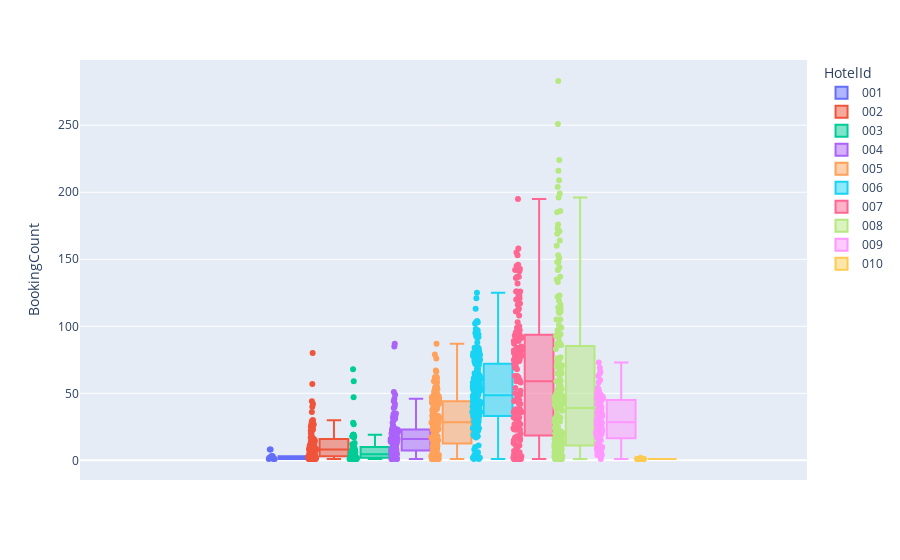

The notebook cell this image was saved under:
### Code cell
import plotly.express as px
fig = px.box(weekly_demand, y="BookingCount", color='HotelId', points='all')
fig.update_traces(quartilemethod="linear")
fig.show()

### Figure 1 — Plotly figure (JSON) as saved in the notebook; plotly's stock layout.template omitted (floating-point values rounded to 4 significant figures; data arrays with more than 128 entries replaced by an {"elided": "..."} marker saying what was removed)
{"data": [{"alignmentgroup": "True", "boxpoints": "all", "hovertemplate": "HotelId=001<br>BookingCount=%{y}<extra></extra>", "legendgroup": "001", "marker": {"color": "#636efa"}, "name": "001", "notched": false, "offsetgroup": "001", "orientation": "v", "quartilemethod": "linear", "showlegend": true, "type": "box", "x0": " ", "xaxis": "x", "y": [2, 1, 3, 1, 8, 8, 3, 2, 3, 1], "y0": " ", "yaxis": "y"}, {"alignmentgroup": "True", "boxpoints": "all", "hovertemplate": "HotelId=002<br>BookingCount=%{y}<extra></extra>", "legendgroup": "002", "marker": {"color": "#EF553B"}, "name": "002", "notched": false, "offsetgroup": "002", "orientation": "v", "quartilemethod": "linear", "showlegend": true, "type": "box", "x0": " ", "xaxis": "x", "y": [4, 8, 10, 42, 14, 15, 9, 4, 9, 3, 5, 2, 5, 3, 3, 2, 2, 3, 3, 3, 3, 9, 6, 11, 17, 23, 57, 27, 5, 5, 3, 1, 3, 7, 2, 5, 4, 10, 2, 1, 1, 1, 4, 10, 8, 2, 17, 8, 16, 29, 11, 27, 30, 44, 80, 16, 9, 9, 5, 10, 7, 8, 8, 9, 2, 1, 4, 1, 11, 1, 1, 8, 6, 3, 1, 2, 10, 17, 11, 14, 13, 13, 1, 22, 22, 20, 15, 27, 25, 40, 22, 26, 30, 26, 27, 20, 13, 6, 2, 36, 1, 2, 1], "y0": " ", "yaxis": "y"}, {"alignmentgroup": "True", "boxpoints": "all", "hovertemplate": "HotelId=003<br>BookingCount=%{y}<extra></extra>", "legendgroup": "003", "marker": {"color": "#00cc96"}, "name": "003", "notched": false, "offsetgroup": "003", "orientation": "v", "quartilemethod": "linear", "showlegend": true, "type": "box", "x0": " ", "xaxis": "x", "y": [47, 7, 19, 10, 8, 10, 7, 8, 3, 18, 2, 5, 7, 4, 12, 13, 19, 19, 18, 68, 59, 28, 18, 27, 17, 7, 2, 4, 3, 1, 3, 6, 1, 2, 1, 3, 5, 2, 1, 3, 8, 4, 10, 6, 6, 2, 7, 5, 1, 10, 5, 1, 2, 2, 3, 2, 1, 1, 1, 1, 3, 1, 2, 1, 1, 1], "y0": " ", "yaxis": "y"}, {"alignmentgroup": "True", "boxpoints": "all", "hovertemplate": "HotelId=004<br>BookingCount=%{y}<extra></extra>", "legendgroup": "004", "marker": {"color": "#ab63fa"}, "name": "004", "notched": false, "offsetgroup": "004", "orientation": "v", "quartilemethod": "linear", "showlegend": true, "type": "box", "x0": " ", "xaxis": "x", "y": [1, 4, 6, 7, 7, 3, 2, 1, 3, 6, 23, 12, 11, 21, 18, 7, 6, 7, 15, 9, 8, 16, 11, 3, 2, 1, 1, 3, 4, 14, 22, 5, 22, 23, 24, 17, 17, 21, 12, 14, 6, 12, 34, 30, 13, 13, 7, 7, 5, 15, 9, 14, 18, 8, 24, 28, 9, 15, 19, 35, 42, 25, 51, 40, 44, 32, 16, 39, 21, 22, 33, 15, 13, 20, 1, 22, 8, 17, 19, 19, 21, 20, 26, 31, 15, 35, 49, 87, 85, 24, 33, 46, 32, 16, 15, 20, 22, 18, 17, 24, 11, 15, 4], "y0": " ", "yaxis": "y"}, {"alignmentgroup": "True", "boxpoints": "all", "hovertemplate": "HotelId=005<br>BookingCount=%{y}<extra></extra>", "legendgroup": "005", "marker": {"color": "#FFA15A"}, "name": "005", "notched": false, "offsetgroup": "005", "orientation": "v", "quartilemethod": "linear", "showlegend": true, "type": "box", "x0": " ", "xaxis": "x", "y": {"elided": "136 int values"}, "y0": " ", "yaxis": "y"}, {"alignmentgroup": "True", "boxpoints": "all", "hovertemplate": "HotelId=006<br>BookingCount=%{y}<extra></extra>", "legendgroup": "006", "marker": {"color": "#19d3f3"}, "name": "006", "notched": false, "offsetgroup": "006", "orientation": "v", "quartilemethod": "linear", "showlegend": true, "type": "box", "x0": " ", "xaxis": "x", "y": {"elided": "174 int values"}, "y0": " ", "yaxis": "y"}, {"alignmentgroup": "True", "boxpoints": "all", "hovertemplate": "HotelId=007<br>BookingCount=%{y}<extra></extra>", "legendgroup": "007", "marker": {"color": "#FF6692"}, "name": "007", "notched": false, "offsetgroup": "007", "orientation": "v", "quartilemethod": "linear", "showlegend": true, "type": "box", "x0": " ", "xaxis": "x", "y": {"elided": "151 int values"}, "y0": " ", "yaxis": "y"}, {"alignmentgroup": "True", "boxpoints": "all", "hovertemplate": "HotelId=008<br>BookingCount=%{y}<extra></extra>", "legendgroup": "008", "marker": {"color": "#B6E880"}, "name": "008", "notched": false, "offsetgroup": "008", "orientation": "v", "quartilemethod": "linear", "showlegend": true, "type": "box", "x0": " ", "xaxis": "x", "y": {"elided": "191 int values"}, "y0": " ", "yaxis": "y"}, {"alignmentgroup": "True", "boxpoints": "all", "hovertemplate": "HotelId=009<br>BookingCount=%{y}<extra></extra>", "legendgroup": "009", "marker": {"color": "#FF97FF"}, "name": "009", "notched": false, "offsetgroup": "009", "orientation": "v", "quartilemethod": "linear", "showlegend": true, "type": "box", "x0": " ", "xaxis": "x", "y": [7, 16, 18, 10, 4, 14, 15, 14, 6, 9, 12, 20, 40, 29, 21, 23, 20, 11, 31, 60, 28, 27, 6, 1, 7, 4, 4, 9, 9, 4, 25, 44, 50, 47, 35, 66, 40, 46, 15, 53, 36, 52, 63, 51, 20, 9, 29, 28, 42, 36, 38, 48, 34, 25, 38, 50, 45, 58, 48, 30, 46, 30, 36, 54, 73, 65, 69, 49, 30, 22, 20, 6, 27, 38, 43, 47, 45, 53, 46, 35, 29, 23, 33, 22, 27, 19, 18, 22, 22, 22, 17, 8], "y0": " ", "yaxis": "y"}, {"alignmentgroup": "True", "boxpoints": "all", "hovertemplate": "HotelId=010<br>BookingCount=%{y}<extra></extra>", "legendgroup": "010", "marker": {"color": "#FECB52"}, "name": "010", "notched": false, "offsetgroup": "010", "orientation": "v", "quartilemethod": "linear", "showlegend": true, "type": "box", "x0": " ", "xaxis": "x", "y": [1, 2, 1, 1, 1, 1, 1, 1, 1, 1, 1, 1, 1, 1, 1, 1, 1, 1, 1], "y0": " ", "yaxis": "y"}], "layout": {"autosize": true, "boxmode": "group", "legend": {"title": {"text": "HotelId"}, "tracegroupgap": 0}, "margin": {"t": 60}, "xaxis": {"anchor": "y", "autorange": true, "domain": [0, 1], "range": [-0.677, 0.5619], "type": "category"}, "yaxis": {"anchor": "x", "autorange": true, "domain": [0, 1], "range": [-14.67, 298.7], "title": {"text": "BookingCount"}, "type": "linear"}}}
